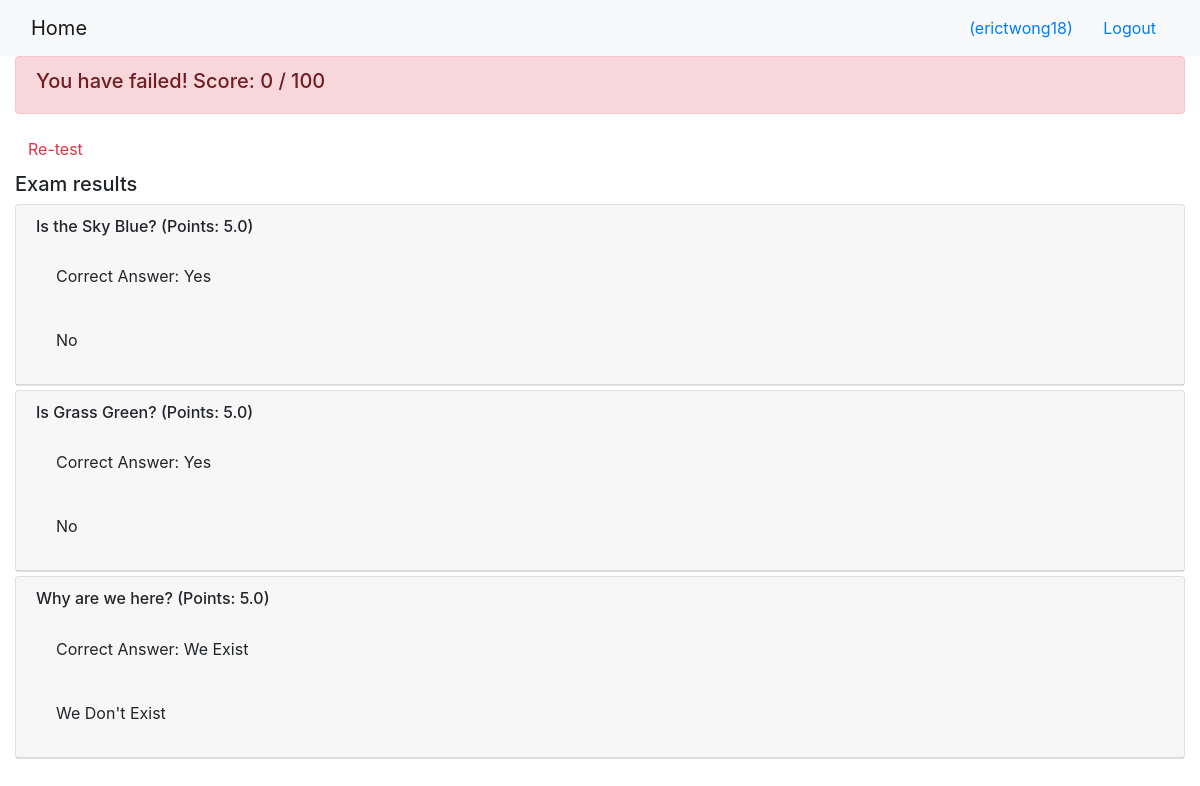
The page /onlinecourse/course/1/submission/1/result/ (signed in) on the database its author committed.
### onlinecourse/models.py (models this page shows, shortened)
class Question(models.Model):
    lesson = models.ForeignKey(Lesson, on_delete=models.CASCADE)
    content = models.CharField(max_length = 30)
    grade = models.FloatField()
    title = models.CharField(max_length=200, default="title")
    order = models.IntegerField(default=0)

class Choice(models.Model):
    question = models.ForeignKey(Question, on_delete=models.CASCADE)
    content = models.CharField(max_length = 30)
    is_correct = models.BooleanField()
    title = models.CharField(max_length=200, default="title")
    order = models.IntegerField(default=0)

### onlinecourse/views.py (the view)
# urls.py: path('course/<int:course_id>/submission/<int:submission_id>/result/', views.show_exam_result, name='show_exam_result'),
def show_exam_result(request, course_id, submission_id):
    context = {}
    course = get_object_or_404(Course, pk=course_id)
    submission = get_object_or_404(Submission, pk=submission_id)
    choices = submission.choices.all()
    mylesson = get_object_or_404(Lesson, pk=1)
    for choice in choices:
        mylesson = choice.question.lesson
    print(mylesson)
    print(choices)
    total_score = 0.0
    earned_score = 0.0
    for question in mylesson.question_set.all():
        total_score = total_score + question.grade
    for question in mylesson.question_set.all():
        shouldAdd = True
        isPresent = False
        for selectchoice in choices:
            if selectchoice in question.choice_set.all() and not selectchoice.is_correct:
                shouldAdd = False
        for setquestions in question.choice_set.all():
            if setquestions in choices:
                isPresent = True
        if shouldAdd and isPresent:
            earned_score = earned_score + question.grade
    print("show_exam_result")
    print(total_score)
    print(earned_score)
    if total_score is 0.0:
        total_score = 1.0
    context['course'] = course
    context['grade'] = (earned_score/total_score) * 100.0
    context['grade_int'] = int((earned_score/total_score) * 100.0)
    context['choices'] = choices
    context['mylesson'] = mylesson
    return render(request, 'onlinecourse/exam_result_bootstrap.html', context)

### onlinecourse/templates/onlinecourse/exam_result_bootstrap.html (shortened to what this page needs)
<!DOCTYPE html>
<html lang="en">
<head>
    {% load static %}
    <link rel="stylesheet" href="https://maxcdn.bootstrapcdn.com/bootstrap/4.5.2/css/bootstrap.min.css">
</head>
<body>
 <nav class="navbar navbar-light bg-light">
    <div class="container-fluid">
        <div class="navbar-header">
              <a class="navbar-brand" href="{% url 'onlinecourse:index' %}">Home</a>
        </div>
        <ul class="nav navbar-nav navbar-right">
            {% if user.is_authenticated %}
            <li>
                <a class="btn btn-link" href="#">{{ user.first_name }}({{ user.username }})</a>
                <a class="btn btn-link" href="{% url 'onlinecourse:logout' %}">Logout</a>
            </li>
            {% endif %}
        </ul>
    </div>
</nav>
<div class="container-fluid">
    {% if grade > 80 %}
    <div class="alert alert-success">
       <h5>You have passed! Score: {{grade_int}} / 100</h5>
    </div>
        {% else %}
        <div class="alert alert-danger">
            <h5>You have failed! Score: {{grade_int}} / 100</h5>
        </div>
        <a class="btn btn-link text-danger" href="{% url 'onlinecourse:course_details' course.id %}">Re-test</a>
        {% endif %}
        <div class="card-columns-vertical mt-1">
        <h5 class="">Exam results</h5>
            {% for question in mylesson.question_set.all %}
                <div class="card-columns-vertical">
                    <div class="card mt-1">
                        <div class="card-header"><h6>{{question.content}} (Points: {{question.grade}})</h6>
                            {% for choice in question.choice_set.all %}
                                {% if choice in choices %}
                                    {% if choice.is_correct == True %}
                                        <div class = "card-body">
                                            <label style = 'color:green'>Correct Answer: {{choice.content}}</label>
                                        </div>
                                    {% else %}
                                        <div class = "card-body">
                                            <label style = 'color:red'>{{choice.content}}</label>
                                        </div>
                                    {% endif %}
                                {% else %}
                                    {% if choice.is_correct == True %}
                                    <div class = "card-body">
                                        Correct Answer: {{choice.content}}
                                    </div>
                                    {% else %}
                                    <div class = "card-body">
                                        {{choice.content}}
                                    </div>
                                    {% endif %}
                                {% endif %}
                            {% endfor %}
                        </div>
                    </div>
                </div>
            {% endfor %}
        </div>
    </div>
</body>
</html>

### rows shown on the page
Question: content "Is the Sky Blue?", grade "5.0"
Choice: content "Yes"
Choice: content "No"
Question: content "Is Grass Green?", grade "5.0"
Choice: content "Yes"
Choice: content "No"
Question: content "Why are we here?", grade "5.0"
Choice: content "We Exist"
Choice: content "We Don't Exist"

### other values the page prints
{{ user.username }} "erictwong18"
{{ grade_int }} "0"
